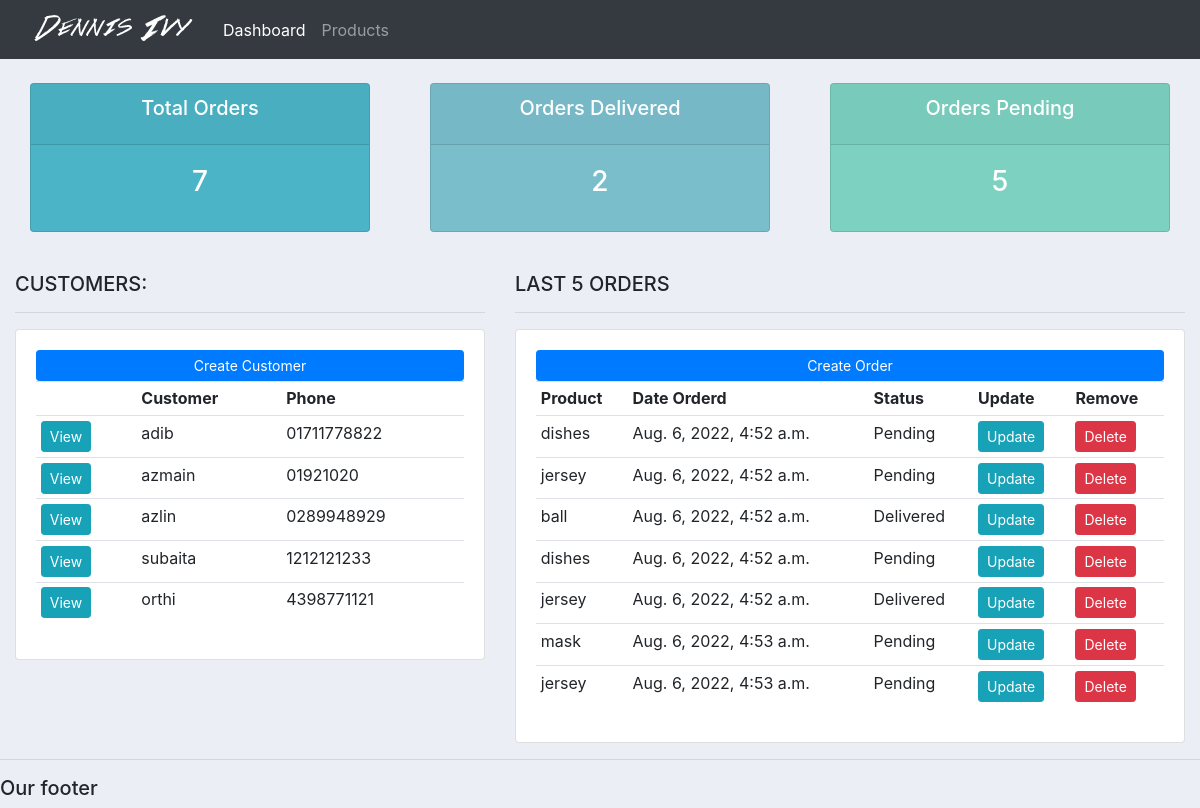
The page / on the database its author committed.
### accounts/models.py (models this page shows, shortened)
class Customer(models.Model):
    name=models.CharField(max_length=200,null=True)
    email=models.CharField(max_length=100,null=True)
    phone=models.CharField(max_length=20,null=True)
    date_created=models.DateTimeField(auto_now_add=True,null=True)

class Order(models.Model):
	STATUS = (
			('Pending', 'Pending'),
			('Out for delivery', 'Out for delivery'),
			('Delivered', 'Delivered'),
			)
	customer =models.ForeignKey(Customer,null=TRUE,on_delete=models.SET_NULL)
	product =models.ForeignKey(Product,null=True,on_delete=models.SET_NULL)
	date_created = models.DateTimeField(auto_now_add=True, null=True)
	status = models.CharField(max_length=200, null=True, choices=STATUS)

class Product(models.Model):
    CATEGORY = (
			('Indoor', 'Indoor'),
			('Out Door', 'Out Door'),
			)
    name=models.CharField(max_length=200)
    price=models.FloatField(null=True)
    category=models.CharField(max_length=200,null=True,choices=CATEGORY)
    description=models.CharField(max_length=200,null=True)
    date_created=models.DateTimeField(auto_now_add=True,null=True)
    tags=models.ManyToManyField(Tag)
    def __str__(self) -> str:
        return self.name

### accounts/views.py (the view)
# urls.py: path('',views.home,name='home'),
def home(request):
    customers=Customer.objects.all()
    orders=Order.objects.all()
    total_customer=customers.count()
    total_orders=orders.count()
    total_pending=Order.objects.filter(status="Pending").count()
    total_delivered=Order.objects.filter(status="Delivered").count()
    context={
        'customers':customers,
        'orders':orders,
        'total_orders':total_orders,
        'total_customer':total_customer,
        'total_delivered':total_delivered,
        'total_pending':total_pending
        }
    return render(request,'accounts/dashboard.html',context)

### accounts/templates/accounts/dashboard.html
{%  extends 'accounts/main.html' %}
{% block content %}
{%  include 'accounts/status.html' %}
<br>
<div class="row">
	<div class="col-md-5">
		<h5>CUSTOMERS:</h5>
		<hr>
		<div class="card card-body">
			<a class="btn btn-primary  btn-sm btn-block" href="">Create Customer</a>
			<table class="table table-sm">
				<tr>
					<th></th>
					<th>Customer</th>
					<th>Phone</th>
				</tr>
				{% for customer in customers %}
					<tr>
						<td><a class="btn btn-sm btn-info" href="{% url 'customer' customer.id %}">View</a></td>
						<td>{{customer.name}}</td>
						<td>{{customer.phone}}</td>
					</tr>
				{% endfor %}
			</table>
		</div>
	</div>
	<div class="col-md-7">
		<h5>LAST 5 ORDERS</h5>
		<hr>
		<div class="card card-body">
			<a class="btn btn-primary  btn-sm btn-block" href="{% url 'create_order' %}">Create Order</a>
			<table class="table table-sm">
				<tr>
					<th>Product</th>
					<th>Date Orderd</th>
					<th>Status</th>
					<th>Update</th>
					<th>Remove</th>
				</tr>
				{% for order in orders %}
					<tr>
						<td>{{order.product}}</td>
						<td>{{order.date_created}}</td>
						<td>{{order.status}}</td>
						<td><a class="btn btn-sm btn-info" href="{% url 'update_order' order.id %}">Update</a></td>
						<td><a class="btn btn-sm btn-danger" href="{% url 'delete_order' order.id %}">Delete</a></td>
					</tr>
				{% endfor %}
			</table>
		</div>
	</div>
</div>
{% endblock %}

### static/css/main.css (style rules this page uses)
body { background-color: #ebeff5; }

### rows shown on the page
Customer: name "adib", phone "01711778822"
Customer: name "azmain", phone "01921020"
Customer: name "azlin", phone "0289948929"
Customer: name "subaita", phone "1212121233"
Customer: name "orthi", phone "4398771121"
Order: product "dishes", date_created "Aug. 6, 2022, 4:52 a.m.", status "Pending"
Order: product "jersey", date_created "Aug. 6, 2022, 4:52 a.m.", status "Pending"
Order: product "ball", date_created "Aug. 6, 2022, 4:52 a.m.", status "Delivered"
Order: product "dishes", date_created "Aug. 6, 2022, 4:52 a.m.", status "Pending"
Order: product "jersey", date_created "Aug. 6, 2022, 4:52 a.m.", status "Delivered"
Order: product "mask", date_created "Aug. 6, 2022, 4:53 a.m.", status "Pending"
Order: product "jersey", date_created "Aug. 6, 2022, 4:53 a.m.", status "Pending"

### other values the page prints
{{ total_orders }} "7"
{{ total_delivered }} "2"
{{ total_pending }} "5"
